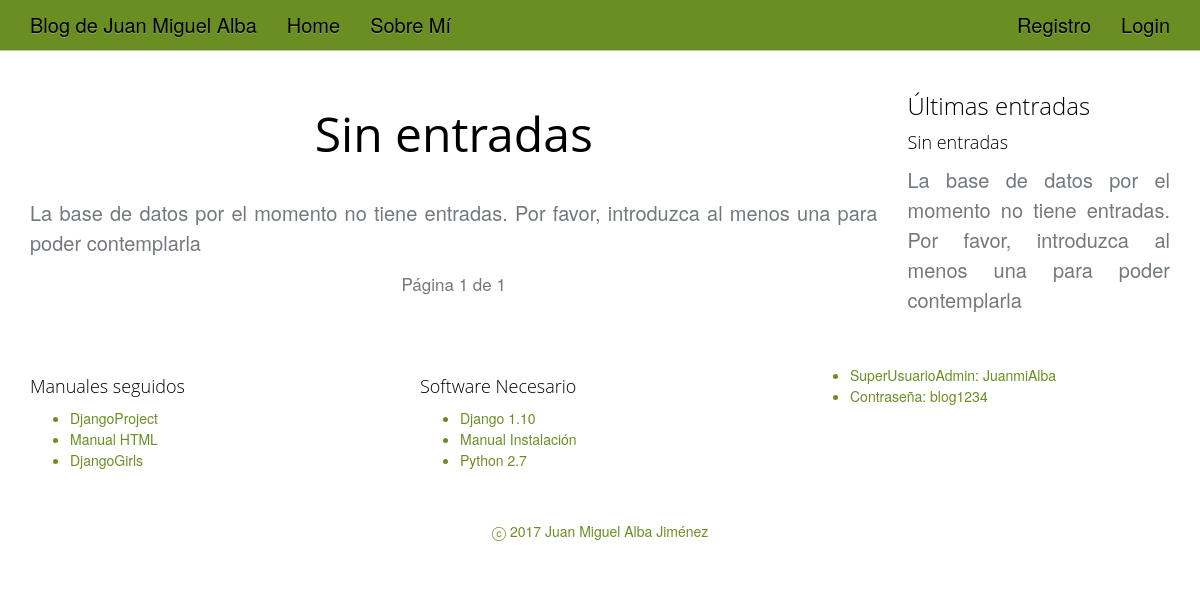
Before: / with the older database file.
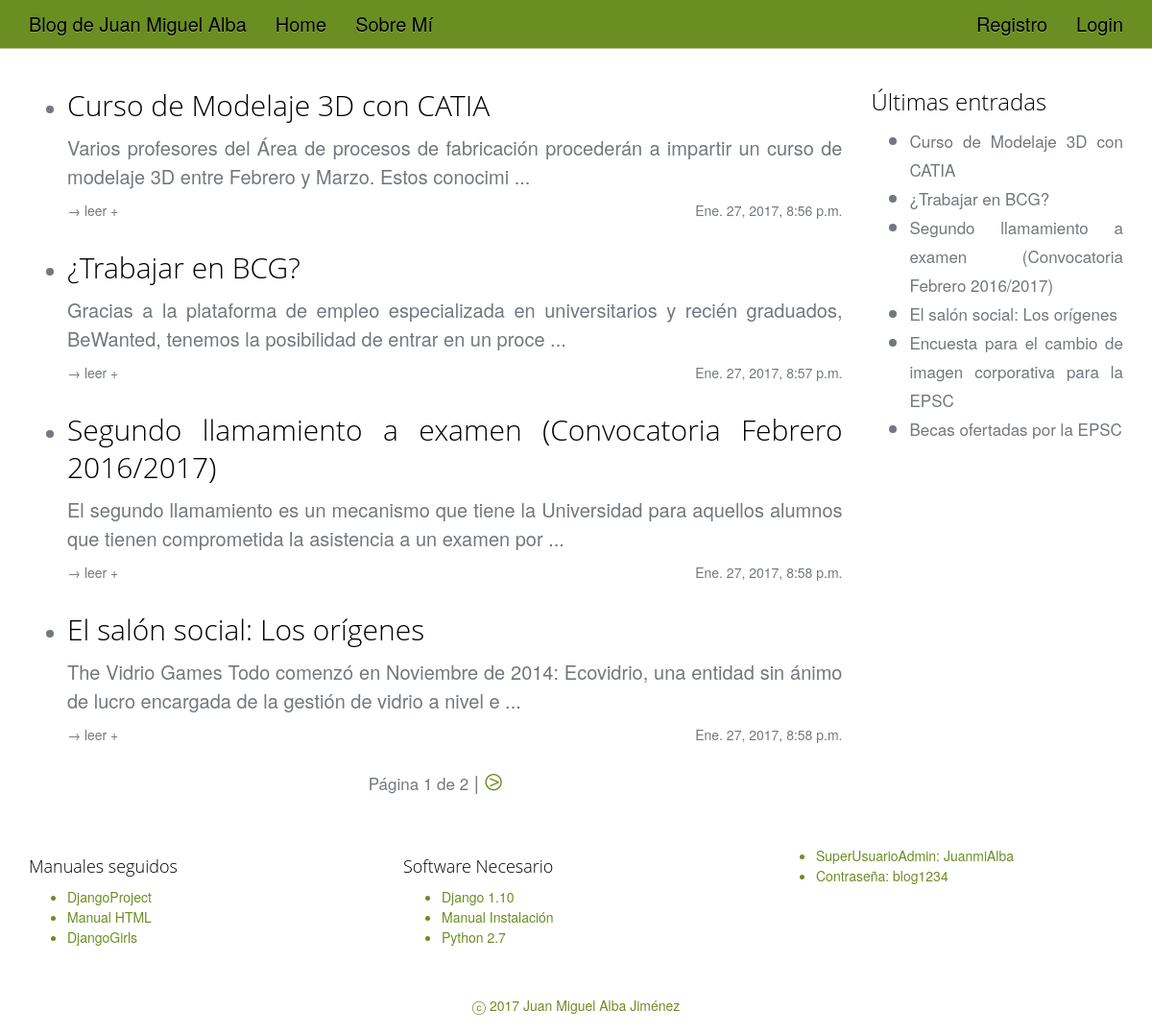
After: the same page with the newer database file.
### Blog/models.py (models this page shows, shortened)
class Entrada(models.Model):
	titulo = models.CharField(max_length = 100)
	cuerpo = models.TextField()
	fecha = models.DateTimeField(default = datetime.now, blank=True)

### Blog/views.py (the view)
# urls.py: url(r'^$', views.ListadoHome.as_view(), name = 'home'),
class ListadoHome(ListView):
	context_object_name = 'listadoEntradas'
	model = Entrada
	template_name = 'home.html'
	paginate_by = 4	#cuatro objetos por pagina
	def get_context_data(self, **kwargs):
		context = super(ListadoHome, self).get_context_data(**kwargs)
		context['listadoTitulos'] = ListadoTitulos()
		return context

### Blog/views.py (called while the page is built)
def ListadoTitulos():
    listadoTitulos = Entrada.objects.all()[:10]
    return listadoTitulos

### Blog/templates/home.html (shortened to what this page needs)
{% extends "base.html" %}
{%block content%}
	{% if listadoEntradas %}
		<ul>
			{% for entrada in listadoEntradas %}
				<li><h2><a href="{% url 'appJM:VistaEntradaCompleta' entrada.id %}">
				   {{ entrada.titulo }}</a></h1></li>
				<p>{{entrada.cuerpo|slice:":140"}} ... </p>
				<p>
					<small><a href="{% url 'appJM:VistaEntradaCompleta' entrada.id %}" class="leerMas">
				   → leer +</a></small>
	   				<small class="fecha">{{entrada.fecha}}</small>
				</p>
				<br>
			{% endfor %}
		</ul>
	{% else %}
		<h1>Sin entradas</h1>
		<p>La base de datos por el momento no tiene entradas. Por favor, introduzca al menos una para poder contemplarla</p>
	{% endif %}
{% endblock %}
{% block paginator %}
	<center><p>
	<small>Página {{ page_obj.number }} de {{ page_obj.paginator.num_pages }}</small>
	{% if page_obj.has_next %}
		| <a href="?page={{ page_obj.next_page_number }}" class="iconPageMasMenos"> ⧁</a>
	{% endif %}
	</p></center>
{% endblock %}

### Blog/templates/base.html (shortened to what this page needs)
<!DOCTYPE html>
{% load staticfiles %}
<html lang="es">
<head>
    <link rel="stylesheet" href="//maxcdn.bootstrapcdn.com/bootstrap/3.3.7/css/bootstrap.min.css">
    <link rel="stylesheet" href="//maxcdn.bootstrapcdn.com/bootstrap/3.3.7/css/bootstrap-theme.min.css">
    <link rel="stylesheet" href="{% static 'css/main.css' %}">
</head>
<body>
    <nav class="navbar navbar-fixed-top">
      <div class="container">
        <div class="navbar-header">
          <a class="navbar-brand" href="{% url 'home:home' %}">Blog de Juan Miguel Alba</a>
        </div>
        <div id="navbar" class="collapse navbar-collapse">
          <ul class="nav navbar-nav">
            {% url 'home:home' as home_url %}
            {% url 'home:sobreMi' as sobreMi_url %}
            {% url 'home:crear' as crear_url %}
            {% url 'home:editar' as editar_url %}
            {% url 'home:VistaEntradaCompleta' as vistaDetalle_url %}
            <li {% if request.get_full_path == home_url %} class="active" {% endif %}><a href="{% url 'home:home' %}">Home</a></li>
            <li {% if request.get_full_path == sobreMi_url %} class="active" {% endif %}><a href="{% url 'home:sobreMi' %}">Sobre Mí</a></li>
          </ul>
            <ul class="nav navbar-nav navbar-right">
              {% if user.is_authenticated %}
                <li><h3>{{user.username}}</h3></li>
                <li {% if request.get_full_path == registro %} class="active" {% endif %}><a href="{% url 'home:logout' %}">Logout</a></li>
              {% else %}
                <li {% if request.get_full_path == registro %} class="active" {% endif %}><a href="{% url 'home:registro' %}">Registro</a></li>
                <li {% if request.get_full_path == login %} class="active" {% endif %}><a href="{% url 'home:login' %}">Login</a></li>
              {% endif %}
          </ul>
        </div>
      </div>
    </nav>
	<div class="container">
			<div class="row">
				<div class="col-md-9">
					{% block content %}
					{% endblock %}
					{% block paginator %}
					{% endblock %}
				</div>
				<div class="col-md-3">
          {% block lateral %}
            {% include '_menuLateral.html' %}
          {% endblock lateral%}
				</div>
			</div>
		</div>
</body>
<footer>
  <div class="container">
    <div class="row" style="padding: 20px 0;">
      <div class="col-md-4">
        <h4>Manuales seguidos</h4>
        <ul>
          <li><a href="https://docs.djangoproject.com/es/1.10/intro/tutorial01/">DjangoProject</a></li>
          <li><a href="http://www.w3schools.com/html/default.asp">Manual HTML</a></li>
          <li><a href="http://tutorial.djangogirls.org/es/">DjangoGirls</a></li>
        </ul>
      </div>
      <div class="col-md-4">
        <h4>Software Necesario</h4>
        <ul>
          <li><a href="https://www.djangoproject.com/download/1.10/tarball/">Django 1.10</a></li>
          <li><a href="https://www.djangoproject.com/download/">Manual Instalación</a></li>
          <li><a href="https://www.python.org/downloads/">Python 2.7</a></li>
        </ul>
      </div>
      <div class="col-md-4">
        <ul>
          <li class="naranja">SuperUsuarioAdmin: JuanmiAlba
          <li class="naranja">Contraseña: blog1234
        </ul>
      </div>
    </div>
  </div>
  <div class="firma">
     ⓒ 2017 Juan Miguel Alba Jiménez
  </div>
</footer>
</html>

### Blog/templates/_menuLateral.html
{% block lateral %}
          <div>
            <h3>Últimas entradas</h4>
            {% if listadoTitulos %}
              <ul>
                {% for x in listadoTitulos %}
                  <li><small><a href="{% url 'appJM:VistaEntradaCompleta' x.id %}">
                     {{ x.titulo }}</a></small></li>
                {% endfor %}
              </ul>
            {% else %}
              <h4>Sin entradas</h4>
              <p>La base de datos por el momento no tiene entradas. Por favor, introduzca al menos una para poder contemplarla</p>
            {% endif %}
          </div>
{% endblock lateral%}

### Blog/static/css/main.css (style rules this page uses)
body { font-family: "Helvetica Neue", "Open Sans", 'Roboto', sans-serif; background-color: white; color: #72787E; line-height: 1.5; font-size: 20px; font-weight: 300; -webkit-font-smoothing: antialiased; text-align: justify; margin: 70px 0 0 0; }
h1, h2, h3, h4, h5, h6 { clear: both; font-weight: 300; font-family: "Myriad Pro" ,"Open Sans", Bitter, Georgia, serif; line-height: 1.3; color: black; text-decoration: none; }
a { color: inherit; text-decoration: none; }
.navbar { background-color: olivedrab; border-bottom: 1px solid rgba(231, 231, 231, 0.65); color: black; }
footer { background-color: white; color: olivedrab; font-size: 14px; margin-top: 20px; }
.naranja { color: olivedrab; }
footer a { color:olivedrab !important; }
.navbar-brand { font-size: inherit; color: inherit !important; font-weight: initial; }
.firma { padding: 20px 0; text-align: center; }
.iconPageMasMenos { font-size:larger; color: olivedrab; }
.fecha { font-size: 14px; float: right; }
.leerMas { font-size: 14px; float: left; text-decoration: none; }

Changed rows visible on the page:
added Entrada: titulo "Curso de Modelaje 3D con CATIA", cuerpo "Varios profesores del Área de procesos de fabricación procederán a impartir un curso de modelaje 3D entre Febrero y Marzo. Estos conocimi", fecha "Ene. 27, 2017, 8:56 p.m."
added Entrada: titulo "¿Trabajar en BCG?", cuerpo "Gracias a la plataforma de empleo especializada en universitarios y recién graduados, BeWanted, tenemos la posibilidad de entrar en un proce", fecha "Ene. 27, 2017, 8:57 p.m."
added Entrada: titulo "Segundo llamamiento a examen (Convocatoria Febrero 2016/2017)", cuerpo "El segundo llamamiento es un mecanismo que tiene la Universidad para aquellos alumnos que tienen comprometida la asistencia a un examen por", fecha "Ene. 27, 2017, 8:58 p.m."
added Entrada: titulo "El salón social: Los orígenes", cuerpo "The Vidrio Games Todo comenzó en Noviembre de 2014: Ecovidrio, una entidad sin ánimo de lucro encargada de la gestión de vidrio a nivel e", fecha "Ene. 27, 2017, 8:58 p.m."
added Entrada: titulo "Encuesta para el cambio de imagen corporativa para la EPSC", shown under "Últimas entradas"
added Entrada: titulo "Becas ofertadas por la EPSC", shown under "Últimas entradas"
Other visible differences:
{{ page_obj.paginator.num_pages }}: "1" → "2"
text no longer shown: "Sin entradas La base de datos por el momento no tiene entradas. Por favor, introduzca al menos una para poder contemplarla Sin entradas La base de datos por el momento no tiene entradas. Por favor, introduzca al menos una para poder contemplarla"
